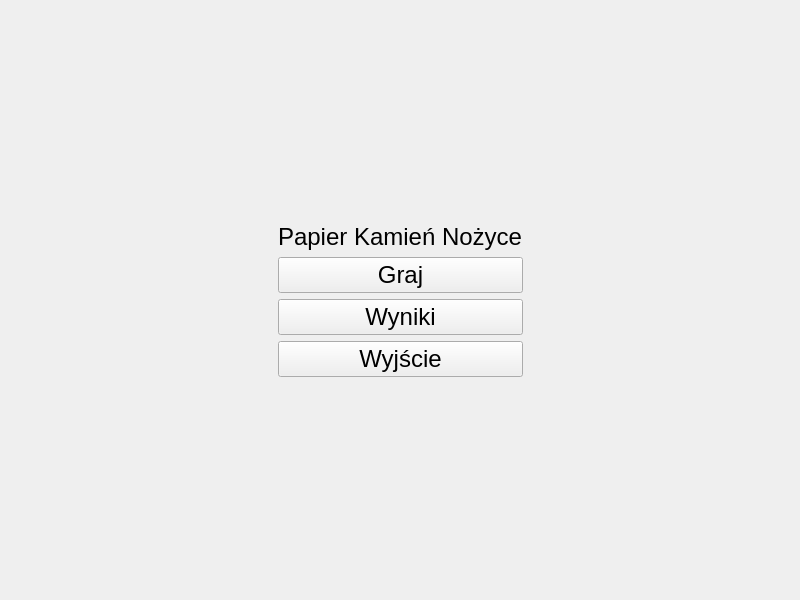
<?xml version="1.0" encoding="UTF-8"?>
<ui version="4.0">
 <class>Menu</class>
 <widget class="QWidget" name="Menu">
  <property name="geometry">
   <rect>
    <x>0</x>
    <y>0</y>
    <width>800</width>
    <height>600</height>
   </rect>
  </property>
  <property name="windowTitle">
   <string>Form</string>
  </property>
  <layout class="QGridLayout" name="gridLayout">
   <item row="0" column="4" rowspan="2">
    <layout class="QVBoxLayout" name="verticalLayout">
     <item>
      <spacer name="marginTop">
       <property name="orientation">
        <enum>Qt::Vertical</enum>
       </property>
       <property name="sizeHint" stdset="0">
        <size>
         <width>20</width>
         <height>40</height>
        </size>
       </property>
      </spacer>
     </item>
     <item>
      <widget class="QLabel" name="title">
       <property name="styleSheet">
        <string notr="true">font-size: 24px;
color: #000;</string>
       </property>
       <property name="text">
        <string>Papier Kamień Nożyce</string>
       </property>
      </widget>
     </item>
     <item>
      <widget class="QPushButton" name="btnPlay">
       <property name="styleSheet">
        <string notr="true">font-size: 24px;
color: #000;</string>
       </property>
       <property name="text">
        <string>Graj</string>
       </property>
      </widget>
     </item>
     <item>
      <widget class="QPushButton" name="btnScores">
       <property name="styleSheet">
        <string notr="true">font-size: 24px;
color: #000;</string>
       </property>
       <property name="text">
        <string>Wyniki</string>
       </property>
      </widget>
     </item>
     <item>
      <widget class="QPushButton" name="btnExit">
       <property name="styleSheet">
        <string notr="true">font-size: 24px;
color: #000;</string>
       </property>
       <property name="text">
        <string>Wyjście</string>
       </property>
      </widget>
     </item>
     <item>
      <spacer name="marginBottom">
       <property name="orientation">
        <enum>Qt::Vertical</enum>
       </property>
       <property name="sizeHint" stdset="0">
        <size>
         <width>20</width>
         <height>40</height>
        </size>
       </property>
      </spacer>
     </item>
    </layout>
   </item>
   <item row="0" column="5" rowspan="2">
    <spacer name="marginRight">
     <property name="orientation">
      <enum>Qt::Horizontal</enum>
     </property>
     <property name="sizeHint" stdset="0">
      <size>
       <width>40</width>
       <height>20</height>
      </size>
     </property>
    </spacer>
   </item>
   <item row="0" column="0" rowspan="2">
    <spacer name="marginLeft">
     <property name="orientation">
      <enum>Qt::Horizontal</enum>
     </property>
     <property name="sizeHint" stdset="0">
      <size>
       <width>40</width>
       <height>20</height>
      </size>
     </property>
    </spacer>
   </item>
  </layout>
 </widget>
 <resources/>
 <connections/>
</ui>
